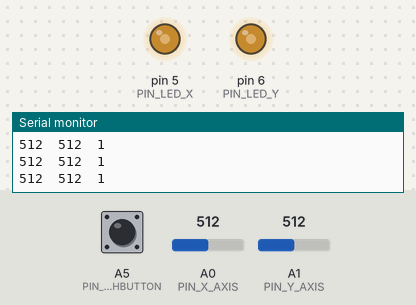
The sketch below on a simulated Arduino Uno, built with avr-gcc and run on an emulated ATmega328P. On the bench: output pins drawn as LEDs (lit = HIGH), the last lines printed to the serial monitor. Inputs (shaded band) come from the test bench; at power-on: A0 (PIN_X_AXIS) = 512, A1 (PIN_Y_AXIS) = 512, A5 (PIN_PUSHBUTTON) HIGH.

Above: at 1.2 s.
1.3 s: A0 (PIN_X_AXIS) set to 716
At 2.5 s:
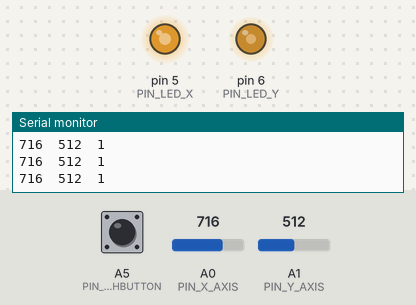
2.8 s: A1 (PIN_Y_AXIS) set to 989
At 3.7 s:
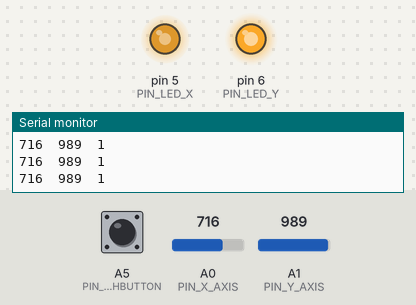
4.3 s: A1 (PIN_Y_AXIS) set to 1018
At 4.8 s:
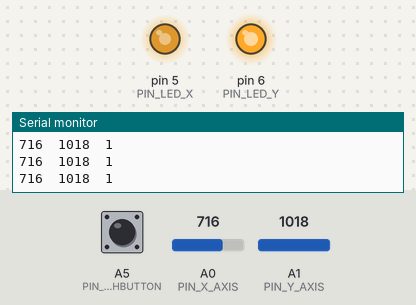
5.8 s: A0 (PIN_X_AXIS) set to 900
At 7.0 s:
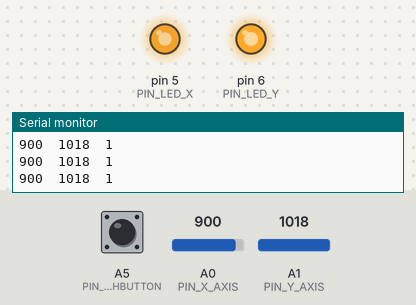
7.3 s: A1 (PIN_Y_AXIS) set to 716
At 8.5 s:
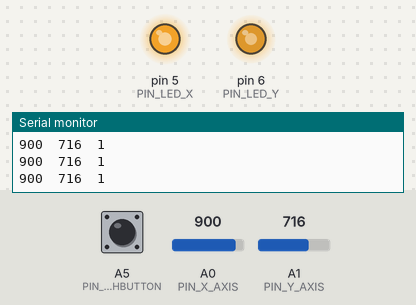
8.8 s: A0 (PIN_X_AXIS) set to 107
At 9.6 s:
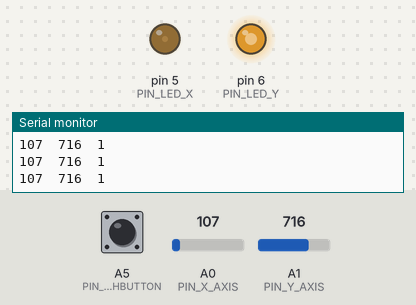
10.3 s: A0 (PIN_X_AXIS) set to 89
Timing chart, 0 to 13.3 s (numbered marks = the images above; inputs shaded):
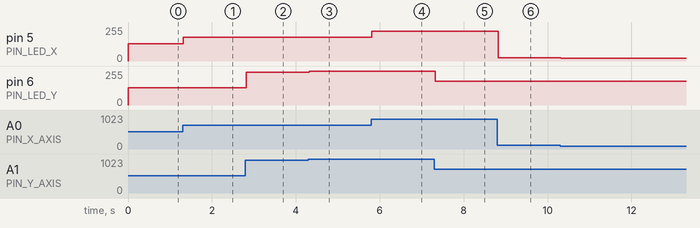

The sketch:

ARD_101_Lab_4.ino
```cpp
/*
  Alterations to Blink for:
  Makelab Charleston
  Class: ARD-101

  Lab 4: Joystick Controlled LEDs
*/

// Define the Pins we are using as constants
#define PIN_LED_X        5
#define PIN_LED_Y        6
#define PIN_X_AXIS       A0
#define PIN_Y_AXIS       A1
#define PIN_PUSHBUTTON   A5

//Fading Stuff
int xAxisVal = 0;
int yAxisVal = 0;
int pbVal = 0;

//string stuff
char strValue[6]; //a character array... or a string
int index = 0;

// the setup routine runs once when you press reset:
void setup() {
  pinMode(PIN_LED_X, OUTPUT);
  pinMode(PIN_LED_Y, OUTPUT);
  pinMode(PIN_X_AXIS, INPUT);
  pinMode(PIN_Y_AXIS, INPUT);
  pinMode(PIN_PUSHBUTTON, INPUT_PULLUP);
  Serial.begin(9600);
}

// the loop routine runs over and over again forever:
void loop() {
  xAxisVal  = analogRead(PIN_X_AXIS);
  yAxisVal  = analogRead(PIN_Y_AXIS);
  pbVal     = digitalRead(PIN_PUSHBUTTON);

  Serial.print(xAxisVal);
  Serial.print('\t');
  Serial.print(yAxisVal);
  Serial.print('\t');
  Serial.println(pbVal);

  analogWrite(PIN_LED_X, xAxisVal/4);
  analogWrite(PIN_LED_Y, yAxisVal/4);

}
```

Measured:
- after the input at 1.3 s, pin 5 (PIN_LED_X): 128/255 → 179/255 at once
- after the input at 2.8 s, pin 6 (PIN_LED_Y): 128/255 → 247/255 at once
- after the input at 4.3 s, pin 6 (PIN_LED_Y): 247/255 → 254/255 at once
- after the input at 5.8 s, pin 5 (PIN_LED_X): 179/255 → 225/255 at once
- after the input at 7.3 s, pin 6 (PIN_LED_Y): 254/255 → 179/255 at once
- after the input at 8.8 s, pin 5 (PIN_LED_X): 225/255 → 26/255 at once
- after the input at 10.3 s, pin 5 (PIN_LED_X): 26/255 → 22/255 at once
